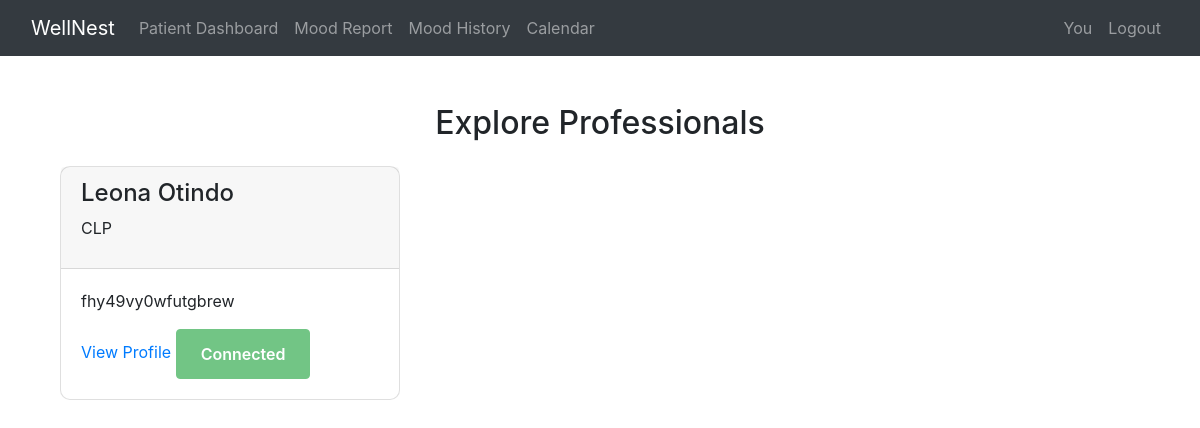
Screenshot of /explore-professionals/ (signed in) with the database file from the repository.
### website/models.py (models this page shows, shortened)
class MentalHealthProfessional(models.Model):
    PROFESSION_CHOICES = [
        ('PSY', 'Psychiatrist'),
        ('CLP', 'Clinical Psychologist'),
        ('CP', 'Counseling Psychologist'),
        ('SW', 'Clinical Social Worker'),
        ('MFT', 'Marriage & Family Therapist'),
        ('LPC', 'Licensed Professional Counselor'),
        ('ART', 'Art Therapist'),
        ('MHC', 'Mental Health Counselor'),
    ]
    APPROACH_CHOICES = [
        ('CBT', 'Cognitive Behavioral Therapy'),
        ('PDY', 'Psychodynamic Therapy'),
        ('HMN', 'Humanistic Therapy'),
        ('INT', 'Integrative Therapy'),
        ('DBT', 'Dialectical Behavior Therapy'),
        ('ACT', 'Acceptance & Commitment Therapy'),
        ('EMD', 'EMDR'),
        ('SOL', 'Solution-Focused Therapy'),
    ]
    user = models.OneToOneField(User, on_delete=models.CASCADE, related_name='mental_health_pro')
    profession = models.CharField(max_length=3, choices=PROFESSION_CHOICES)
    license_number = models.CharField(max_length=50, unique=True)
    license_state = models.CharField(max_length=50)
    therapeutic_approaches = models.CharField(max_length=200)  # Comma-separated list of APPROACH_CHOICES
    bio = models.TextField(blank=True)
    profile_complete = models.BooleanField(default=False)
    years_of_experience = models.PositiveIntegerField(default=0)
    qualifications = models.TextField()
    areas_of_focus = models.TextField(help_text="Specific mental health conditions or populations you specialize in")
    practice_name = models.CharField(max_length=200, blank=True)
    website = models.URLField(blank=True)
    accepts_insurance = models.BooleanField(default=False)
    sliding_scale = models.BooleanField(default=False)
    phone = models.CharField(max_length=20)
    emergency_contact = models.CharField(max_length=20, blank=True)
    address = models.TextField(blank=True)
    city = models.CharField(max_length=100)
    state = models.CharField(max_length=100)
    country = CountryField()
    postal_code = models.CharField(max_length=20)
    session_format = models.CharField(max_length=100,
                                   choices=[('INP', 'In-person'), ('ONL', 'Online'), ('BOTH', 'Both')])
    session_length = models.PositiveIntegerField(default=50, help_text="Typical session length in minutes")
    session_fee = models.DecimalField(max_digits=6, decimal_places=2, default=0.00,  # Add default value
        help_text="Fee per session in your local currency")
    availability = models.TextField(help_text="Your typical availability (e.g., Mon-Wed 9am-5pm)")
    profile_picture = models.ImageField(upload_to='therapists/profile_pics/', blank=True)
    license_verification = models.FileField(upload_to='therapists/license_docs/')
    crisis_protocol = models.TextField(blank=True, help_text="Your protocol for handling client crises")
    created_at = models.DateTimeField(auto_now_add=True)
    updated_at = models.DateTimeField(auto_now=True)

### website/relationship_views.py (the view)
# urls.py: path('explore-professionals/', relationship_views.explore_professionals, name='explore_professionals'),
@login_required
def explore_professionals(request):
    professionals = MentalHealthProfessional.objects.filter(profile_complete=True).select_related('user')
    relationships = PatientProfessionalRelationship.objects.filter(
        patient=request.user
    )
    relationship_dict = {rel.professional.id: rel for rel in relationships}
    for professional in professionals:
        rel = relationship_dict.get(professional.user.id)
        if rel:
            professional.connection_status = rel.status
            professional.rejection_reason = rel.rejection_reason
        else:
            professional.connection_status = None
            professional.rejection_reason = ''
    context = {
        'professionals': professionals,
    }
    return render(request, 'profiles/explore_professionals.html', context)

### website/templates/profiles/explore_professionals.html (shortened to what this page needs)
{% extends 'base.html' %}
{% block content %}
<div class="container mt-4">
    <h2 class="text-center mb-4">Explore Professionals</h2>
    <div class="row">
        {% for professional in professionals %}
            <div class="col-md-4">
                <div class="card">
                    <div class="card-header">
                        <h4>{{ professional.user.first_name }} {{ professional.user.last_name }}</h4>
                        <p>{{ professional.profession }}</p>
                    </div>
                    <div class="card-body">
                        <p>{{ professional.bio }}</p>
                        <a href="{% url 'view_professional_profile' professional.user.id %}">View Profile</a>
                        {% if professional.connection_status == 'pending' %}
                            <button class="btn btn-secondary" disabled>Request Sent</button>
                        {% elif professional.connection_status == 'accepted' %}
                            <button class="btn btn-success" disabled>Connected</button>
                        {% elif professional.connection_status == 'rejected' %}
                            <a href="{% url 'request_connection' professional_id=professional.user.id %}" class="btn btn-warning">
                                Resend Request
                            </a>
                        {% endif %}
                    </div>
                </div>
            </div>
        {% empty %}
            <p>No professionals available.</p>
        {% endfor %}
    </div>
</div>
{% endblock %}

### static/css/main.css (style rules this page uses)
.card { border-radius: 10px; transition: transform 0.3s ease-in-out; }
.btn { padding: 0.75rem 1.5rem; border-radius: 4px; font-weight: 600; cursor: pointer; display: inline-flex; align-items: center; gap: 0.5rem; text-decoration: none; }

### rows the page displays
MentalHealthProfessional: user.first_name "Leona", user.last_name "Otindo", profession "CLP", bio "fhy49vy0wfutgbrew", shows "Connected"
